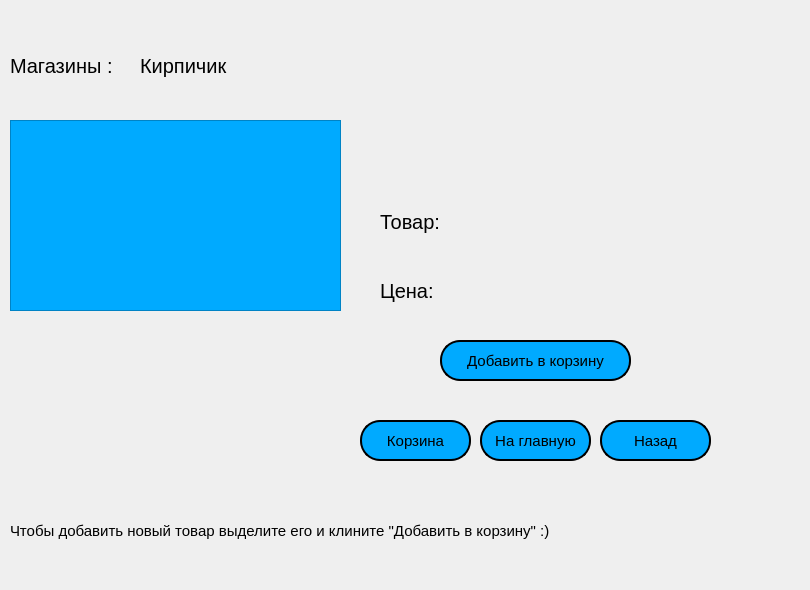
    <widget class="QWidget" name="Kirpichik">
     <widget class="QLabel" name="label_7">
      <property name="geometry">
       <rect>
        <x>10</x>
        <y>40</y>
        <width>121</width>
        <height>51</height>
       </rect>
      </property>
      <property name="styleSheet">
       <string notr="true">QLabel
{
	font: 900 9pt &quot;Segoe UI&quot;;
	font-size: 20px;
}</string>
      </property>
      <property name="text">
       <string>Магазины :</string>
      </property>
     </widget>
     <widget class="QPushButton" name="kirpichik_toBasket_button">
      <property name="geometry">
       <rect>
        <x>360</x>
        <y>420</y>
        <width>111</width>
        <height>41</height>
       </rect>
      </property>
      <property name="styleSheet">
       <string notr="true">QPushButton{
	font: 900 9pt &quot;Segoe UI&quot;;
	border: 2px solid black;
	background-color: rgb(0, 170, 255);
	font-size: 15px;	
	border-radius: 20px;	
	color:black;
}

QPushButton:pressed
{
	background-color:black;
}

QPushButton:hover
{
	background-color: rgb(14, 118, 255);
}
</string>
      </property>
      <property name="text">
       <string>Корзина</string>
      </property>
     </widget>
     <widget class="QPushButton" name="kirpichik_back_button">
      <property name="geometry">
       <rect>
        <x>600</x>
        <y>420</y>
        <width>111</width>
        <height>41</height>
       </rect>
      </property>
      <property name="styleSheet">
       <string notr="true">QPushButton{
	font: 900 9pt &quot;Segoe UI&quot;;
	border: 2px solid black;
	background-color: rgb(0, 170, 255);
	font-size: 15px;	
	border-radius: 20px;	
	color:black;
}

QPushButton:pressed
{
	background-color:black;
}

QPushButton:hover
{
	background-color: rgb(14, 118, 255);
}
</string>
      </property>
      <property name="text">
       <string>Назад</string>
      </property>
     </widget>
     <widget class="QPushButton" name="kirpichik_toMain_button">
      <property name="geometry">
       <rect>
        <x>480</x>
        <y>420</y>
        <width>111</width>
        <height>41</height>
       </rect>
      </property>
      <property name="styleSheet">
       <string notr="true">QPushButton{
	font: 900 9pt &quot;Segoe UI&quot;;
	border: 2px solid black;
	background-color: rgb(0, 170, 255);
	font-size: 15px;	
	border-radius: 20px;	
	color:black;
}

QPushButton:pressed
{
	background-color:black;
}

QPushButton:hover
{
	background-color: rgb(14, 118, 255);
}
</string>
      </property>
      <property name="text">
       <string>На главную</string>
      </property>
     </widget>
     <widget class="QLabel" name="label_20">
      <property name="geometry">
       <rect>
        <x>10</x>
        <y>500</y>
        <width>771</width>
        <height>61</height>
       </rect>
      </property>
      <property name="styleSheet">
       <string notr="true">QLabel
{
	font: 900 9pt &quot;Segoe UI&quot;;
	font-size: 15px;
}</string>
      </property>
      <property name="text">
       <string>Чтобы добавить новый товар выделите его и клините &quot;Добавить в корзину&quot; :)</string>
      </property>
     </widget>
     <widget class="QLabel" name="what_cost_kirpichik_label">
      <property name="geometry">
       <rect>
        <x>460</x>
        <y>260</y>
        <width>331</width>
        <height>61</height>
       </rect>
      </property>
      <property name="styleSheet">
       <string notr="true">QLabel
{
	font: 900 9pt &quot;Segoe UI&quot;;
	font-size: 20px;
}</string>
      </property>
      <property name="text">
       <string/>
      </property>
     </widget>
     <widget class="QTableView" name="kirpichikTableView">
      <property name="geometry">
       <rect>
        <x>10</x>
        <y>120</y>
        <width>331</width>
        <height>191</height>
       </rect>
      </property>
      <property name="styleSheet">
       <string notr="true">QTableView{
    background-color: rgb(0, 170, 255);
	font: 900 9pt &quot;Segoe UI&quot;;
    alternate-background-color: rgb(141, 163, 215);
	font-size:15px;
	outline: 0;
}

QHeaderView::section {
    color: white;
	font: 900 9pt &quot;Segoe UI&quot;;	
    background-color: rgb(64, 64, 64);
    border: 5px solid #f6f7fa;
    border-radius:0px;
    border-color: rgb(64, 64, 64);
} 

QTableView::item:selected
{
	color: white;
	background-color: rgb(64, 64, 64);
    border: 5px solid #f6f7fa;
    border-radius:0px;
    border-color: rgb(64, 64, 64);
}</string>
      </property>
     </widget>
     <widget class="QPushButton" name="add_kirpichik">
      <property name="geometry">
       <rect>
        <x>440</x>
        <y>340</y>
        <width>191</width>
        <height>41</height>
       </rect>
      </property>
      <property name="styleSheet">
       <string notr="true">QPushButton{
	font: 900 9pt &quot;Segoe UI&quot;;
	border: 2px solid black;
	background-color: rgb(0, 170, 255);
	font-size: 15px;	
	border-radius: 20px;	
	color:black;
}

QPushButton:pressed
{
	background-color:black;
}

QPushButton:hover
{
	background-color: rgb(14, 118, 255);
}
</string>
      </property>
      <property name="text">
       <string>Добавить в корзину</string>
      </property>
     </widget>
     <widget class="QLabel" name="label_22">
      <property name="geometry">
       <rect>
        <x>380</x>
        <y>245</y>
        <width>71</width>
        <height>91</height>
       </rect>
      </property>
      <property name="styleSheet">
       <string notr="true">QLabel
{
	font: 900 9pt &quot;Segoe UI&quot;;
	font-size: 20px;
}</string>
      </property>
      <property name="text">
       <string>Цена:</string>
      </property>
     </widget>
     <widget class="QLabel" name="kirpichik_shopTitle_label">
      <property name="geometry">
       <rect>
        <x>140</x>
        <y>40</y>
        <width>131</width>
        <height>51</height>
       </rect>
      </property>
      <property name="styleSheet">
       <string notr="true">QLabel
{
	font: 900 9pt &quot;Segoe UI&quot;;
	font-size: 20px;
}</string>
      </property>
      <property name="text">
       <string>Кирпичик</string>
      </property>
     </widget>
     <widget class="QLabel" name="logo_label_4">
      <property name="geometry">
       <rect>
        <x>670</x>
        <y>500</y>
        <width>91</width>
        <height>81</height>
       </rect>
      </property>
      <property name="text">
       <string/>
      </property>
     </widget>
     <widget class="QLabel" name="kirpichik_basket_icon">
      <property name="geometry">
       <rect>
        <x>390</x>
        <y>470</y>
        <width>51</width>
        <height>31</height>
       </rect>
      </property>
      <property name="text">
       <string/>
      </property>
     </widget>
     <widget class="QLabel" name="kirpichik_main_icon">
      <property name="geometry">
       <rect>
        <x>510</x>
        <y>470</y>
        <width>49</width>
        <height>31</height>
       </rect>
      </property>
      <property name="text">
       <string/>
      </property>
     </widget>
     <widget class="QLabel" name="kirpichik_back_icon">
      <property name="geometry">
       <rect>
        <x>630</x>
        <y>470</y>
        <width>49</width>
        <height>31</height>
       </rect>
      </property>
      <property name="text">
       <string/>
      </property>
     </widget>
     <widget class="QLabel" name="imageForKirpichik_label">
      <property name="geometry">
       <rect>
        <x>340</x>
        <y>-10</y>
        <width>451</width>
        <height>211</height>
       </rect>
      </property>
      <property name="text">
       <string/>
      </property>
     </widget>
     <widget class="QLabel" name="what_item_kirpichik_label">
      <property name="geometry">
       <rect>
        <x>460</x>
        <y>191</y>
        <width>341</width>
        <height>61</height>
       </rect>
      </property>
      <property name="styleSheet">
       <string notr="true">QLabel
{
	font: 900 9pt &quot;Segoe UI&quot;;
	font-size: 20px;
}</string>
      </property>
      <property name="text">
       <string/>
      </property>
     </widget>
     <widget class="QLabel" name="what_item_kirpichik_label_2">
      <property name="geometry">
       <rect>
        <x>460</x>
        <y>230</y>
        <width>311</width>
        <height>51</height>
       </rect>
      </property>
      <property name="styleSheet">
       <string notr="true">QLabel
{
	font: 900 9pt &quot;Segoe UI&quot;;
	font-size: 20px;
}</string>
      </property>
      <property name="text">
       <string/>
      </property>
     </widget>
     <widget class="QLabel" name="label_21">
      <property name="geometry">
       <rect>
        <x>380</x>
        <y>191</y>
        <width>81</width>
        <height>61</height>
       </rect>
      </property>
      <property name="styleSheet">
       <string notr="true">QLabel
{
	font: 900 9pt &quot;Segoe UI&quot;;
	font-size: 20px;
}</string>
      </property>
      <property name="text">
       <string>Товар:</string>
      </property>
     </widget>
    </widget>
